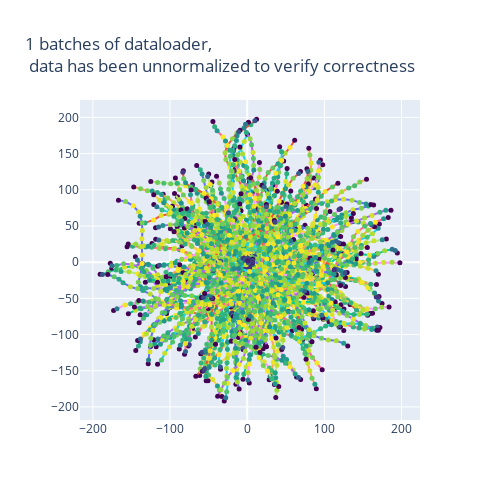
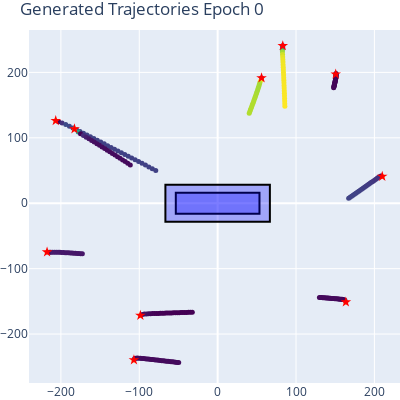
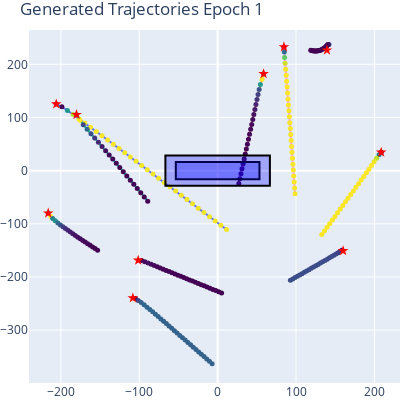
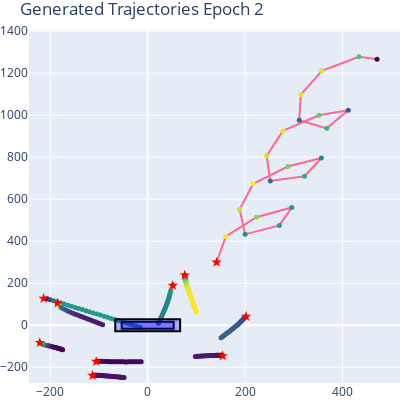

The notebook cell saved with these charts, in order:
### Code cell
from src.mouseGAN.model_config import Config, LR_SCHEDULERS, LOSS_FUNC, \
    C_MiniBatchDisc, C_Discriminator, C_Generator, C_EMA_Plateua_Sch, \
    C_Step_Sch, C_LossGap_Sch
from src.mouseGAN.models import MouseGAN
from src.mouseGAN.experimentTracker import initialize_wandb

# IN_COLAB = True
LOAD_PRETRAINED = False
BATCH_SIZE = 256
num_epochs = 1000
num_feats = train_trajs[0].shape[1]
latent_dim = 100
num_target_feats = 4 # width, height, start_x, start_y
numBatches = len(train_trajs)//BATCH_SIZE
MAX_SEQ_LEN = max([len(traj) for traj in train_trajs + test_trajs])

D_config = C_Discriminator(lr=0.0001, bidirectional=True, hidden_units=128, 
                            num_lstm_layers=2, 
                            useEndDeviationLoss=True,
                            gradient_maxNorm = 1.0,)
G_config = C_Generator(lr=0.003, hidden_units=128, num_lstm_layers=2, drop_prob=0.1,
                layer_normalization = True,
                residual_connections = True,
                gradient_maxNorm = 1.0,
                useLengthLoss=True,
                lengthLossWeight = 0.25,
                useOutsideTargetLoss=True,
                outsideTargetLossWeight = 0.75)

# D_sch_config = C_Step_Sch(2, 0.5)
D_sch_config = C_LossGap_Sch(cooldown=int(numBatches)/8, lr_shrinkMin=0.1, lr_growthMax=2.0, 
                            discLossDecay=0.8, lr_max = D_config.lr, lr_min = 1*10**(-9))
# G_sch_config = C_Step_Sch(2, 0.5)
# G_sch_config = C_EMA_Plateua_Sch(patience=BATCH_SIZE, cooldown=int(BATCH_SIZE/8), factor=0.5, ema_alpha=0.4)

config = Config(num_epochs, BATCH_SIZE, num_feats, latent_dim, num_target_feats, MAX_SEQ_LEN,
                discriminator=D_config, generator=G_config, 
                # D_lr_scheduler=D_sch_config, #G_lr_scheduler=G_sch_config,
                locationMSELoss = False)

## verifying the mean trajectory is centered around zero (even class distribution)
# dataset.plotMeanPath()
trainLoader = getDataloader(train_trajs, train_targets, config.BATCH_SIZE)
testLoader = getDataloader(test_trajs, test_targets, config.BATCH_SIZE)

visuallyVertifyDataloader(trainLoader, dataset, showNumBatches=1)

if IN_COLAB:
    run = initialize_wandb(config)
device = torch.device("cuda" if torch.cuda.is_available() else "cpu")
gan = MouseGAN(dataset, trainLoader, testLoader, device, config, IN_COLAB=IN_COLAB, verbose=True, printBatch=True)
if LOAD_PRETRAINED:
    
    gan.loadPretrained(startingEpoch='final')

print(gan.discriminator)
print(gan.generator)

# gan.find_learning_rates_for_GAN()
gan.train(modelSaveInterval=3, catchErrors=False)
if IN_COLAB:
    wandb.finish()
